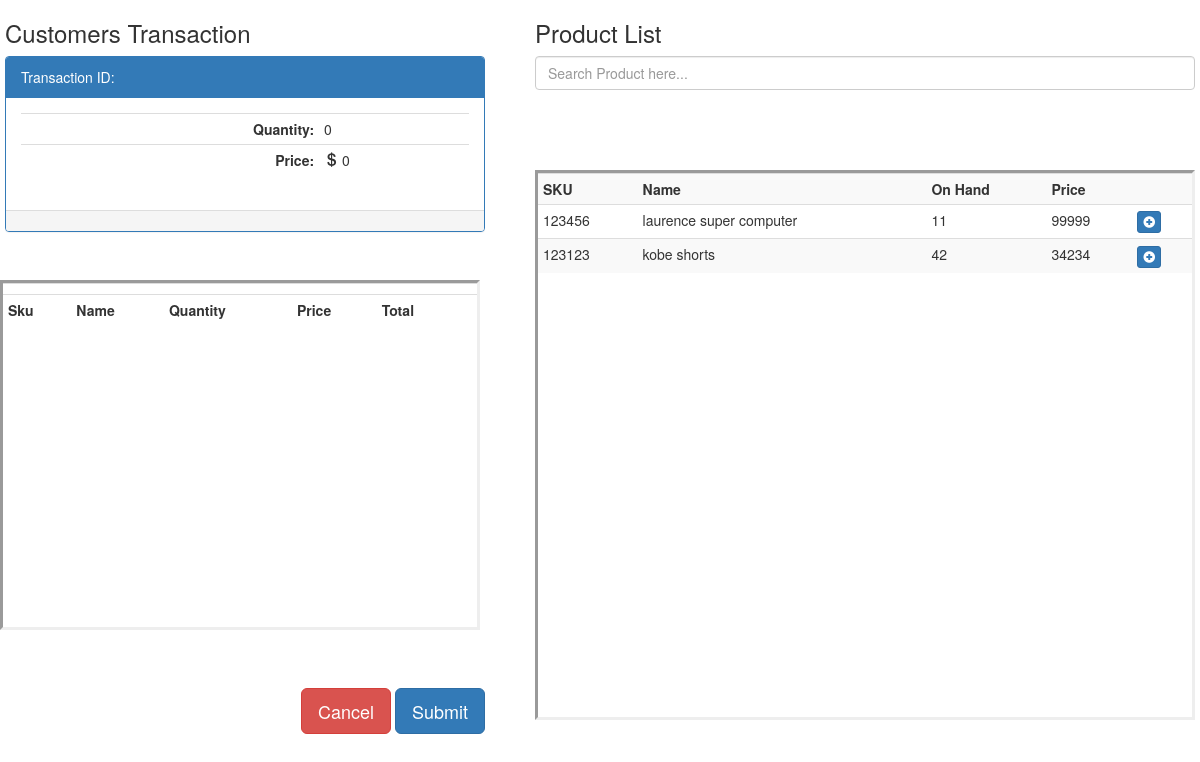
The page /admin/pos.php on the database its author committed.
### tables this page shows
CREATE TABLE `product_list` (
  `id` int(11) NOT NULL,
  `sku` varchar(100) NOT NULL,
  `name` varchar(100) NOT NULL,
  `category` varchar(250) NOT NULL,
  `supplier` varchar(100) NOT NULL,
  `info` varchar(1000) NOT NULL,
  `quantity` varchar(100) NOT NULL,
  `price` varchar(100) NOT NULL,
  `pdate` varchar(1000) NOT NULL
);

### admin/pos.php (the view, shortened to what this page needs)
<!DOCTYPE html>
<html lang="en">
<?php
 include('../exe/database.php');
$transactionID = $_GET['transactionID'];
  ?>
<head>
  <link rel="stylesheet" href="http://maxcdn.bootstrapcdn.com/bootstrap/3.3.6/css/bootstrap.min.css">
</head>
<body>
  <div>
      <div style="position: fixed;left:5px;width:40%;height:600px;overflow: auto;">
           <h3>Customers Transaction</h3>
      <div class="panel panel-primary">
        <div class="panel-heading">Transaction ID: <b><?php echo $_GET['transactionID']; ?></b></div>
        <div class="panel-body">
          <table class="table table-condensed">
            <tr>
              <th class="text-right">Quantity:</th>
              <td class="text-left">
                <?php $count = mysqli_query($con,"SELECT SUM(quantity) AS TotalItemsOrdered FROM product_exe");
                $qty = mysqli_fetch_assoc($count);
                echo $qty['TotalItemsOrdered'] + 0;
                 ?>
              </td>
            </tr>
            <tr>
              <th class="text-right">Price:</th>
              <td class="text-left">
                <?php $count = mysqli_query($con,"SELECT SUM(total_price) AS TotalItemsPrice FROM product_exe");
                $qty = mysqli_fetch_assoc($count);
                echo "<span class='glyphicon glyphicon-usd'></span> ".($qty['TotalItemsPrice'] + 0);
                 ?>
              </td>
            </tr>
          </table>
        </div>
        <div class="panel-footer"></div>
      </div>
      </div>
      <div style="position: fixed;top:35%;width: 40%;height:350px;overflow: auto;border-style: inset;">
      <table class="table table-condensed">
       <tr>
        <td colspan="6">
        </td>
      </tr>
        <tr>
          <th>Sku</th>
          <th>Name</th>
          <th>Quantity</th>
          <th>Price</th>
          <th>Total</th>
          <th></th>
        </tr>
      </table>
      </div>
      <div style="position: fixed;right:5px;width:55%;height:100px;overflow: auto;">
            <h3>Product List</h3>
      <form>
        <input type="text" class="form-control" placeholder="Search Product here...">
      </form>
      </div>
      <div style="position: fixed;bottom:10%;right:5px;width:55%;height:550px;overflow: auto;border-style: inset;">
      <table class="table table-condensed table-striped">
        <tr>
          <th>SKU</th>
          <th>Name</th>
          <th>On Hand</th>
          <th>Price</th>
          <th></th>
        </tr>
        <?php
            $plist = mysqli_query($con,"SELECT * FROM `product_list`");
            while ($row = mysqli_fetch_assoc($plist)) { ?>
            <tr>
              <td><?php echo $row['sku']; ?></td>
              <td><?php echo $row['name']; ?></td>
              <td><?php echo $row['quantity']; ?></td>
              <td><?php echo $row['price']; ?></td>
              <td><a href="#" data-item="<?php echo $row['id']; ?>" data-transac="<?php echo $_GET['transactionID']; ?>" title="Add Item" class="btn btn-primary btn-xs btn-get"><span class="glyphicon glyphicon-plus-sign"></span></a></td>
            </tr>
          <?php  }
         ?>
      </table>
      </div>
            <div style="position: absolute;bottom:5px;bottom:7%;left:5px;width:40%;overflow: auto;">
            <p class="text-right">
                      <a href="cancel.php?transactionID=<?php echo $transactionID; ?>" class="btn btn-danger btn-lg">Cancel</a>
                      <a href="save.php?transactionID=<?php echo $transactionID; ?>" class="btn btn-primary btn-lg">Submit</a>
            </p>
            </div>
  </div>
</body>
</html>

### rows shown on the page
product_list: sku "123456", name "laurence super computer", quantity "11", price "99999"
product_list: sku "123123", name "kobe shorts", quantity "42", price "34234"

### other values the page prints
$qty['TotalItemsOrdered'] + 0 "0"
$qty['TotalItemsPrice'] + 0 "0"
